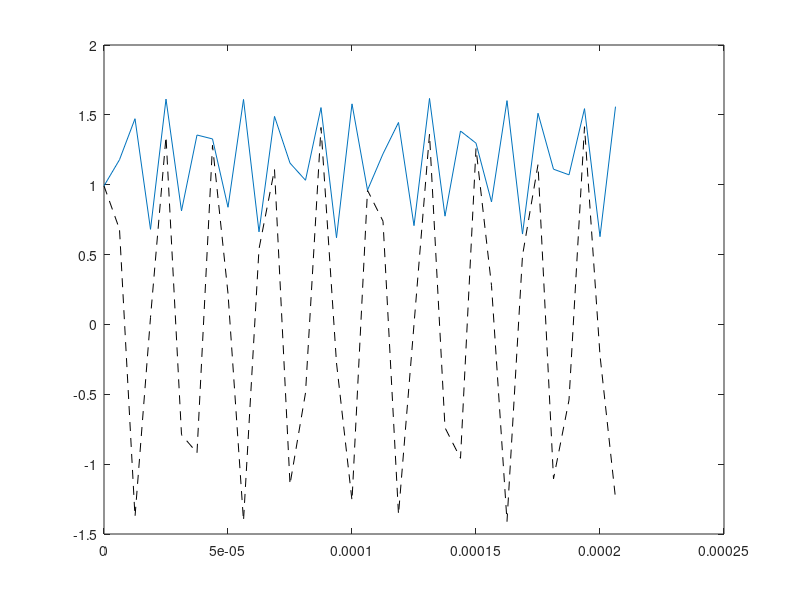

Source code (MATLAB):
clear;close all;clc;

fs = 160e3;
dt = 1/fs;
fc = 47e3;
Np = 10;
Tp = 1/fc;
Ts = Np * Tp;

t = 0:dt:Ts-dt;

x = sin(2*pi*fc*t);

xh = hilbert(x);
xo = x + 1i*xh;


xt = exp(-1i*2*pi*fc*t).*xo;
figure(1);
plot(t, xo, 'k--'); hold on
plot(t, abs(xt))